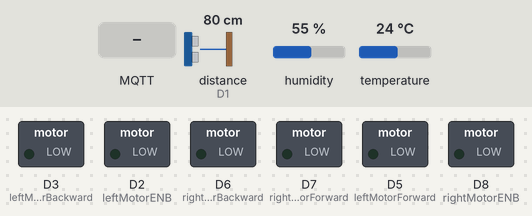
Simulated run of this sketch. Board: ESP8266 (NodeMCU). Parts: switched loads named in the sketch (green lamp = pin HIGH). The test bench sets the inputs (shaded band); at power-on: distance to the obstacle (sensor on D1) 80 cm, humidity 55 %, temperature 24 °C. WiFi joins after 1.5 s; servers stay silent unless stated; no MQTT or app messages arrive unless stated; pins used as bus, display or sensor lines are not drawn; what the sketch prints to the serial monitor is not drawn.

Above: at 2.7 s.
2.8 s: MQTT message "1" arrives on the first subscribed topic
At 4.0 s:
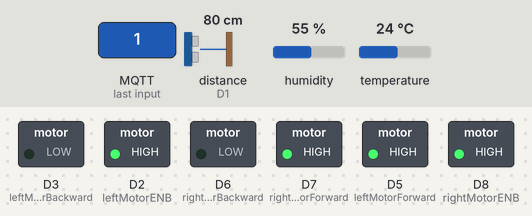
4.3 s: MQTT message "2" arrives on the first subscribed topic
At 5.2 s:
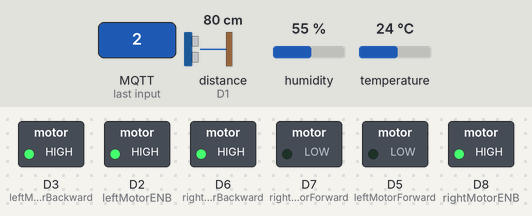
5.8 s: MQTT message "3" arrives on the first subscribed topic
At 6.3 s:
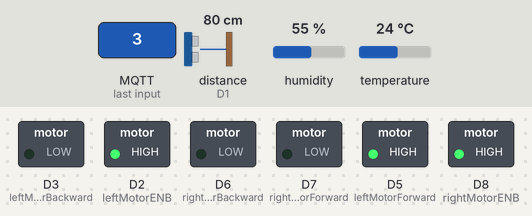
7.3 s: MQTT message "4" arrives on the first subscribed topic
At 8.5 s:
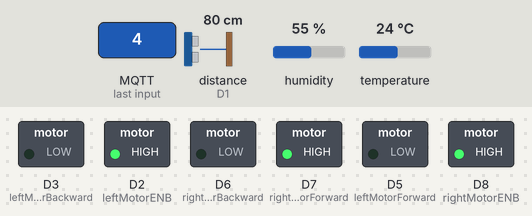
8.8 s: distance to the obstacle (sensor on D1) set to 10 cm
10.7 s: distance to the obstacle (sensor on D1) set to 7 cm
At 11.9 s:
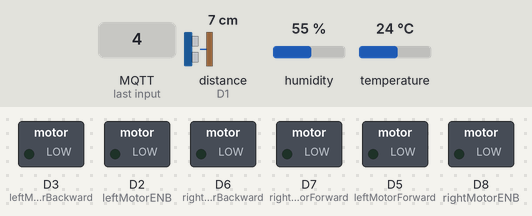
Timing chart, 0 to 13.7 s (numbered marks = the images above; inputs shaded):
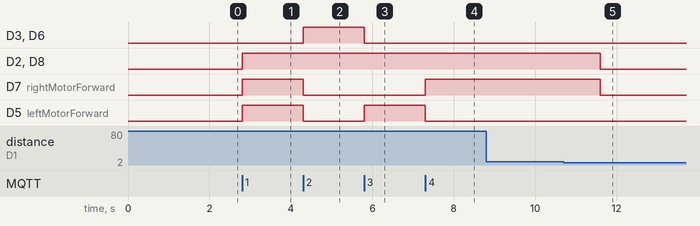

Measured:
- the behaviour switches between 9 and 8 cm on distance to the obstacle (sensor on D1) (found by bisection; images 4 and 5)
- after the input at 2.8 s, D2 (leftMotorENB), D7 (rightMotorForward), D5 (leftMotorForward), D8 (rightMotorENB): LOW → HIGH at once
- after the input at 4.3 s, D3 (leftMotorBackward), D6 (rightMotorBackward): LOW → HIGH at once; D7 (rightMotorForward), D5 (leftMotorForward): HIGH → LOW at once
- after the input at 5.8 s, D3 (leftMotorBackward), D6 (rightMotorBackward): HIGH → LOW at once; D5 (leftMotorForward): LOW → HIGH at once
- after the input at 7.3 s, D7 (rightMotorForward): LOW → HIGH at once; D5 (leftMotorForward): HIGH → LOW at once
- after the input at 8.8 s, every drawn part: stays the same
- after the input at 10.7 s, D2 (leftMotorENB), D7 (rightMotorForward), D8 (rightMotorENB): HIGH → LOW after 0.90 s

The sketch:

PFE-ESP8266.ino
```cpp
#include <ESP8266WiFi.h>
#include <PubSubClient.h>
#include <NewPing.h>
#include <Ultrasonic.h>
#include "DHT.h"

#define DHTPIN D4
#define DHTTYPE DHT11
#define wifi_ssid "HUAWEI y5"
#define wifi_password "123456HH"
#define temperature_topic "sensor/temperature"
#define humidity_topic "sensor/humidity"
#define distance_topic "sensor/distance"

char message_buff[100];
long lastMsg = 0;
long lastRecu = 0;
bool debug = false;
int distance;

DHT dht(DHTPIN, DHTTYPE);
WiFiClient espClient;
PubSubClient client(espClient);
IPAddress ip;

int leftMotorForward = D5;
int rightMotorForward = D7;
int leftMotorBackward = D3;
int rightMotorBackward = D6;

int rightMotorENB = D8;
int leftMotorENB = D2;

Ultrasonic ultrasonic(D0,D1);

void setup() {
  Serial.begin(9600);
  pinMode(D0,OUTPUT);
  setup_wifi();
  client.setClient(espClient) ;
  client.setServer("192.168.43.252",1883);
  client.setCallback(callback);
  dht.begin();
  client.subscribe("load1");
  pinMode(leftMotorForward, OUTPUT);
  pinMode(rightMotorForward, OUTPUT);
  pinMode(leftMotorBackward, OUTPUT);
  pinMode(rightMotorBackward, OUTPUT);

  pinMode(leftMotorENB, OUTPUT);
  pinMode(rightMotorENB, OUTPUT);

}


void setup_wifi() {
  delay(10);
  Serial.println();
  Serial.print("Connexion a ");
  Serial.println(wifi_ssid);

  WiFi.begin(wifi_ssid, wifi_password);

  while (WiFi.status() != WL_CONNECTED) {
    delay(500);
    Serial.print(".");
  }

  Serial.println("");
  Serial.println("Connexion WiFi etablie ");
  Serial.print("=> Addresse IP : ");
  Serial.println(WiFi.localIP());
}

void reconnect() {
  while (!client.connected()) {
    Serial.print("Connexion au serveur MQTT...");
    if (client.connect("EspClient")) {
      Serial.println("OK");
    } else {
      Serial.print("KO, erreur : ");
      Serial.print(client.state());
      Serial.println(" On attend 5 secondes avant de recommencer");
      delay(5000);
    }
  }
}

void loop() {
  if (!client.connected()) {
    reconnect();
  }
  client.loop();


  long now = millis();
  if (now - lastMsg > 100 * 10) {
    lastMsg = now;
    float h = dht.readHumidity();
    float t = dht.readTemperature();
    distance = ultrasonic.read(CM);


    client.publish(temperature_topic, String(t).c_str(), true);
    client.publish(humidity_topic, String(h).c_str(), true);
    client.publish(distance_topic, String(distance).c_str(), true);
   }
  if (now - lastRecu > 100 ) {
    lastRecu = now;
  }
  if  ( distance <= 8 ) {
  digitalWrite(leftMotorENB,LOW);
  digitalWrite(rightMotorENB,LOW);
  digitalWrite(leftMotorBackward,LOW);
  digitalWrite(rightMotorBackward,LOW);
  digitalWrite(leftMotorForward,LOW);
  digitalWrite(rightMotorForward,LOW);

  }
}


void callback(char* topic, byte* payload, unsigned int length) {

  int i = 0;
    Serial.println("Message recu =>  topic: " + String(topic));
    Serial.print(" | longueur: " + String(length,DEC));
  for(i=0; i<length; i++) {
    message_buff[i] = payload[i];
  }
  message_buff[i] = '\0';

  String msgString = String(message_buff);


  if ( msgString == "1" ) {
    digitalWrite(D0,HIGH);
  digitalWrite(leftMotorENB,HIGH);
  digitalWrite(rightMotorENB,HIGH);
  digitalWrite(leftMotorBackward,LOW);
  digitalWrite(rightMotorBackward,LOW);
  digitalWrite(leftMotorForward,HIGH);
  digitalWrite(rightMotorForward,HIGH);
  }
  else if ( msgString == "2" ){
  digitalWrite(leftMotorENB,HIGH);
  digitalWrite(rightMotorENB,HIGH);
  digitalWrite(leftMotorBackward,HIGH);
  digitalWrite(rightMotorBackward,HIGH);
  digitalWrite(leftMotorForward,LOW);
  digitalWrite(rightMotorForward,LOW);
  }
  else if  ( msgString == "3" ) {
  digitalWrite(leftMotorENB,HIGH);
  digitalWrite(rightMotorENB,HIGH);
  digitalWrite(leftMotorBackward,LOW);
  digitalWrite(rightMotorBackward,LOW);
  digitalWrite(leftMotorForward,HIGH);
  digitalWrite(rightMotorForward,LOW);
  }
   else if  ( msgString == "4" ) {
  digitalWrite(leftMotorENB,HIGH);
  digitalWrite(rightMotorENB,HIGH);
  digitalWrite(leftMotorBackward,LOW);
  digitalWrite(rightMotorBackward,LOW);
  digitalWrite(leftMotorForward,LOW);
  digitalWrite(rightMotorForward,HIGH);
  }
  else if  ( msgString == "5" ) {
  digitalWrite(leftMotorENB,LOW);
  digitalWrite(rightMotorENB,LOW);
  digitalWrite(leftMotorBackward,LOW);
  digitalWrite(rightMotorBackward,LOW);
  digitalWrite(leftMotorForward,LOW);
  digitalWrite(rightMotorForward,LOW);
  }
}
```
